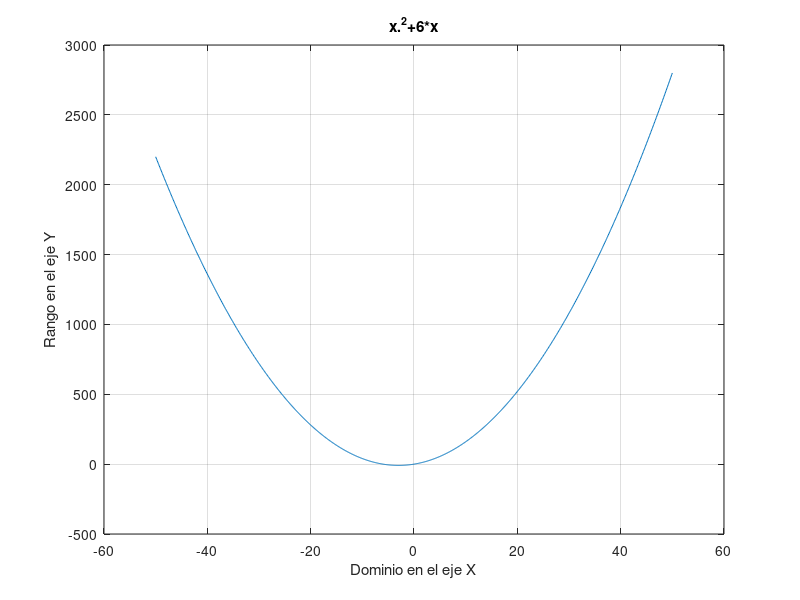

MATLAB code to generate this figure: (Note: this script raises an error after producing the figure.)
% Octave Script
% Title			    :Funciones Reales con variable real
% Description		:Script que resuelve una funcion real
% Authors		    :Sarai Lucas Nieto
% Date			    :20211028
% Version		    :5
% Usage			    :octave> /path/Funcionecuacion
% Notes			    :Se requiere aplicacion Octave

clear
%Dominio
x= -50:0.1:50;

%Rango 
fx =((x.^2)+(6*x));

%plotear
plot(x,fx);
grid on
title("x.^2+6*x");
xlabel( "Dominio en el eje X" );
ylabel( "Rango en el eje Y" );

%salidas 
syms x;
a = "La funcion es";
f = (x.^2)+(6*x);
disp(a);
disp(f);